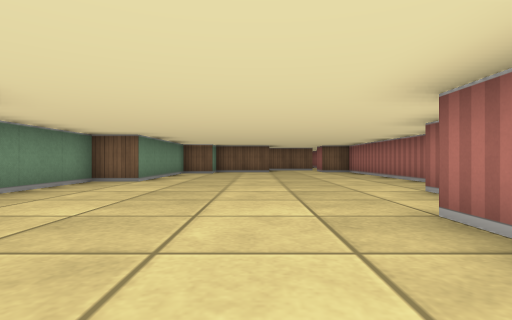
View 1 (above)

19 first-person views from a walk through a cub3D ray-caster map. The camera is about half as high as the walls, looks level and sees 80° across. The floor is counted in squares. Each view is taken from the middle of a square. On the plan, view 1 faces up. The plan holds only what a view shows up to about 9 squares ahead; the rest is blank.

View 2
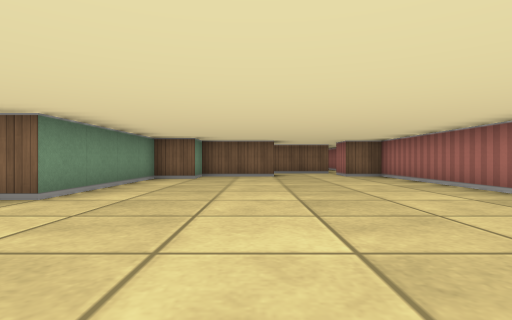

View 3
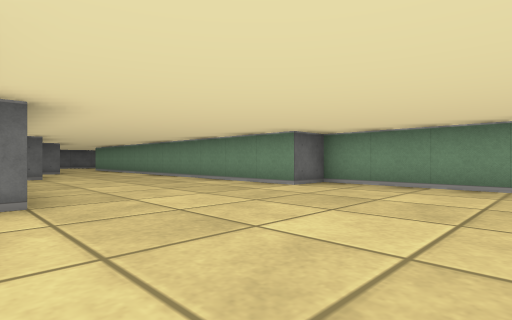

View 4
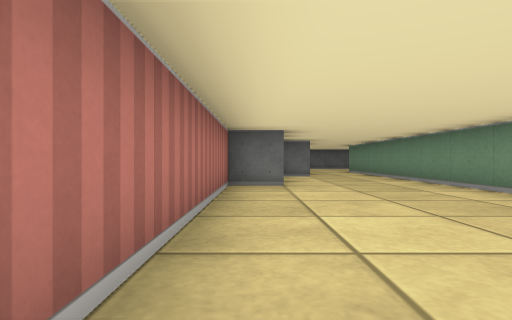

View 5
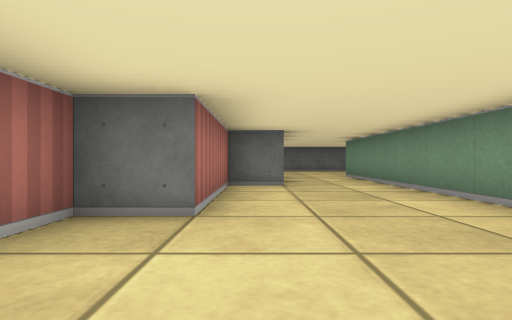

View 6
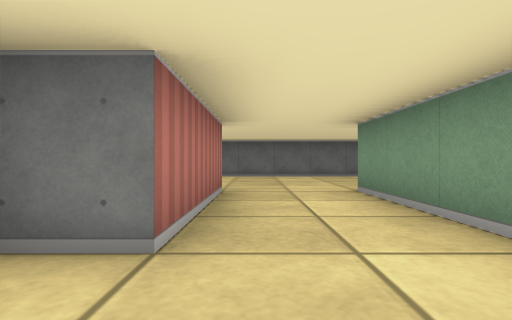

View 7
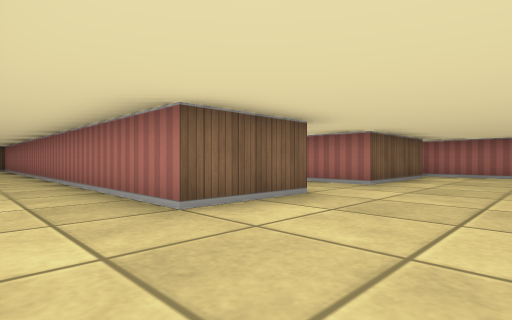

View 8
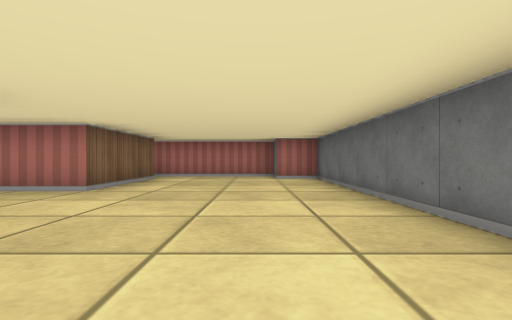

View 9
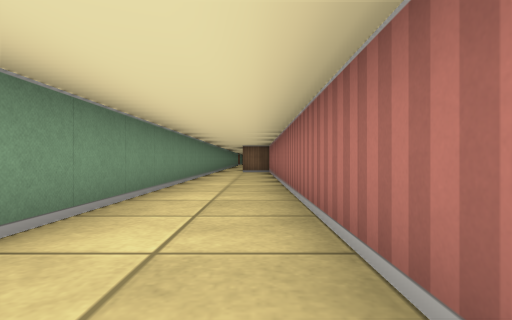

View 10
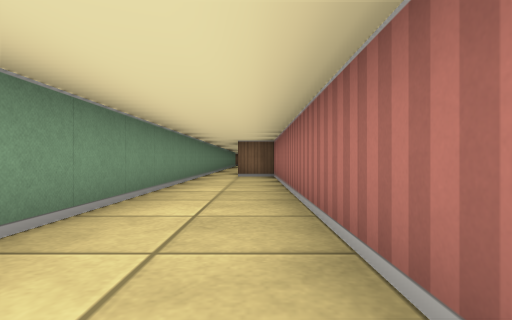

View 11
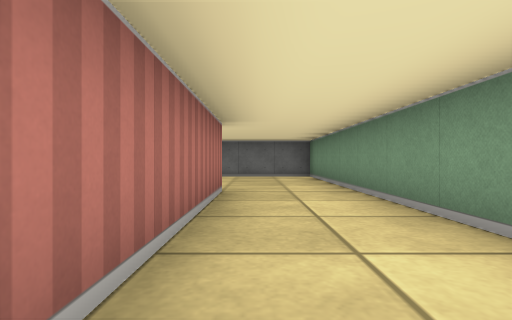

View 12
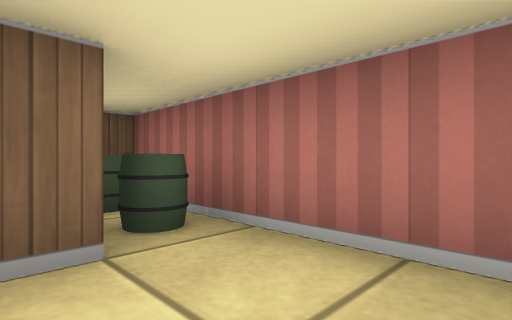

View 13
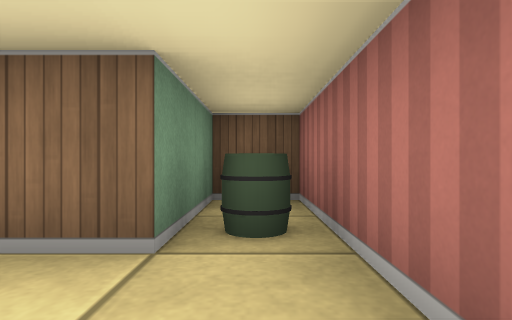

View 14
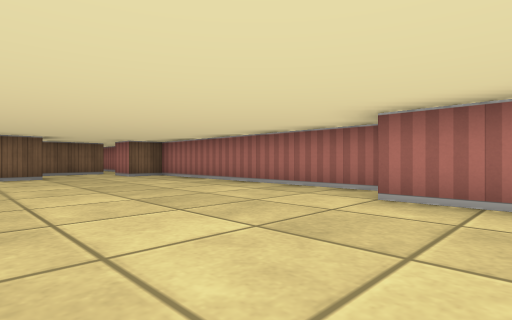

View 15
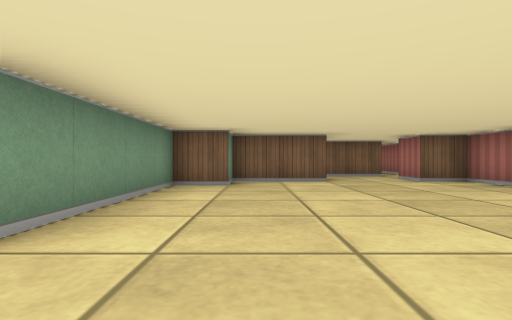

View 16
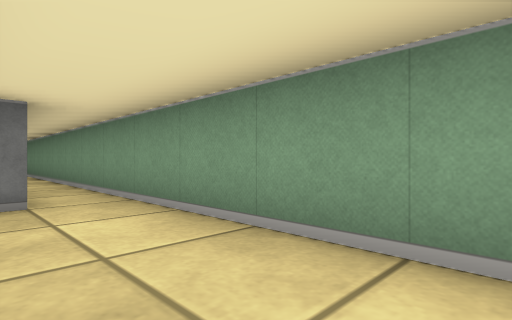

View 17
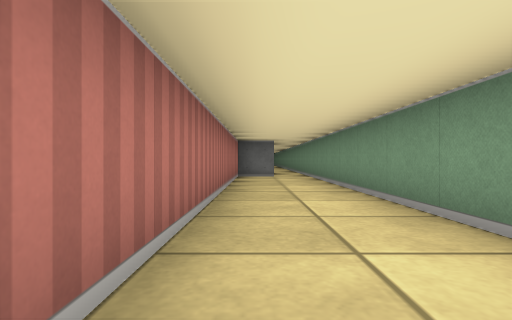

View 18
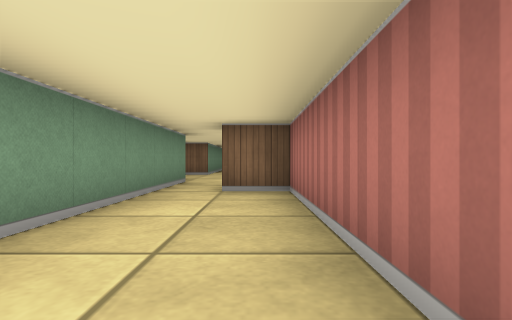

View 19
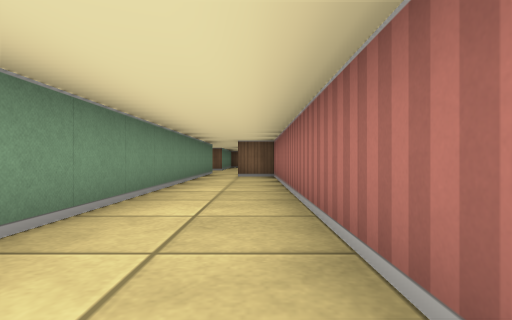

### Floor plan
Points are (right, up) in squares from view 1. A wall is a line through its corners. A room is listed if a view was taken in it or the views show most of it. See-through windows are left out.
Room 1 (views 1, 2, 3, 4, 5, 6, 14, 15)
walls: (2.5, 3.2) (2.5, 4.5); (3.5, 4.9) (3.5, 11.5) (2.5, 11.5); (0.6, 11.5) (-1.5, 11.5) (-1.5, 10.5) (-2.5, 10.5) (-2.5, 6.5) (-3.5, 6.5) (-3.5, 2.5) (-2.5, 2.5) (-2.5, -8.5); (-0.5, -8.5) (-0.5, -5.5) (0.5, -5.5) (0.5, -2.5) (1.5, -2.5) (1.5, 2.5)
ways out: opening at (-1.5, -9) to room 2; opening at (1.5, 12)
Room 2 (views 7, 8, 9, 10, 11, 12, 13)
walls: (-2.5, -8.5) (-4.5, -8.5) (-4.5, 4.5) (-5.5, 4.5); (-6.5, 4.4) (-6.5, -12.5) (2.5, -12.5) (2.5, -11.5) (3.5, -11.5) (3.5, -6.5) (2.5, -6.5) (2.5, -8.5) (-0.5, -8.5)
ways out: opening at (-1.5, -9) to room 1; opening at (-6, 4) to room 3
objects: barrel (3, -8); barrel (3, -7)
Room 3 (views 16, 17, 18, 19)
walls: (-4.5, 7.9) (-4.5, 16.5) (-5.5, 16.5); (-5.6, 7.5) (-4.5, 7.5); (-6.5, 16.4) (-6.5, 4.4)
ways out: opening at (-6, 4) to room 2; opening at (-6, 16)

Positions as (right, up) in squares from view 1, and headings:
1: (0, 0), facing up
2: (0, 3), facing up
3: (2, 6), facing down-left
4: (1, 3), facing down
5: (0, 0), facing down
6: (-1, -4), facing down
7: (-6, -11), facing up-right
8: (-5, -11), facing right
9: (-5, -7), facing up
10: (-5, -4), facing up
11: (-5, -4), facing down
12: (2, -10), facing up-right
13: (3, -10), facing up
14: (-1, 3), facing up-right
15: (-1, 5), facing up
16: (-5, 11), facing down-left
17: (-5, 16), facing down
18: (-5, 12), facing up
19: (-5, 8), facing up
